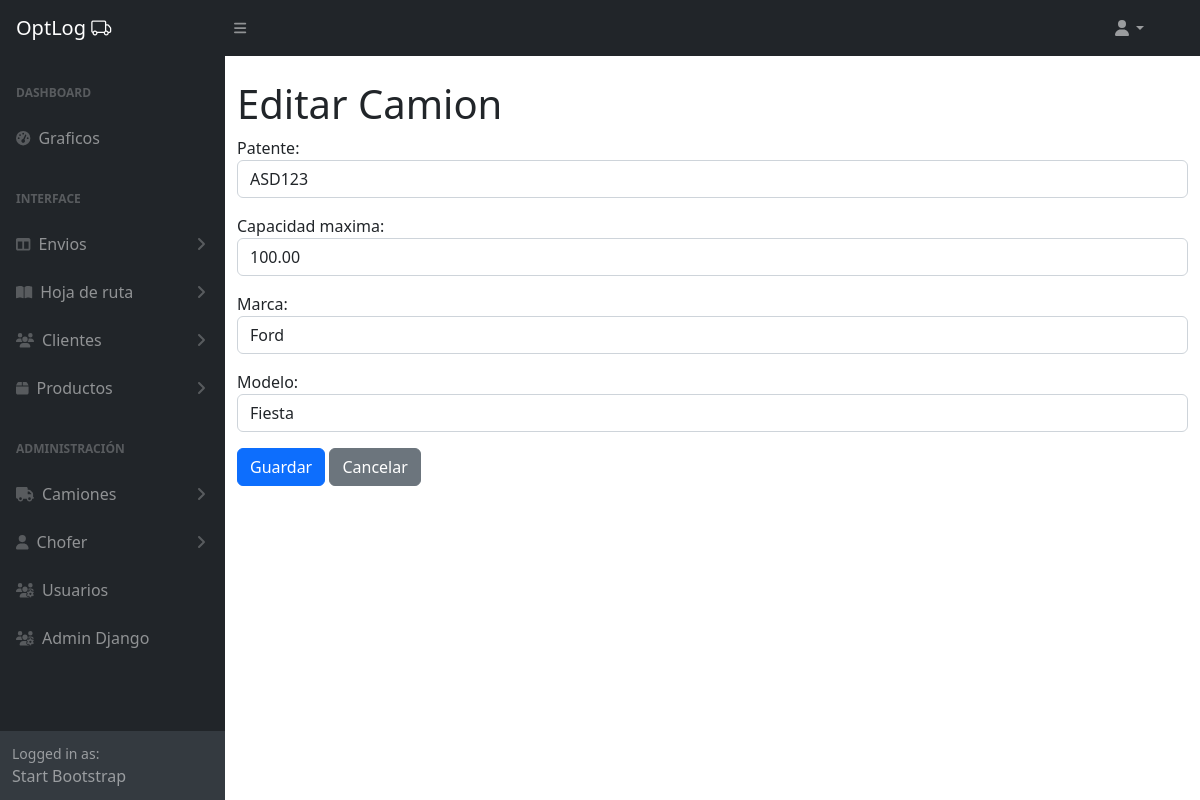
/camiones/admin-panel/camiones/1/edit/, run on the app's committed database.
### camiones/models.py (models this page shows, shortened)
class Camion(models.Model):
    patente = models.CharField(max_length=10)  # Patente del camión
    capacidad_maxima = models.DecimalField(max_digits=6, decimal_places=2)  # Capacidad máxima del camión en toneladas
    marca = models.CharField(max_length=50)  # Marca del camión
    modelo = models.CharField(max_length=50)  # Modelo del camión
    class Meta:
        verbose_name = 'Camión'
        verbose_name_plural = 'Camiones'

### camiones/views.py (the view)
# urls.py: path('admin-panel/camiones/<int:pk>/edit/', CamionUpdateView.as_view(), name='camion_edit'),
class CamionUpdateView(UpdateView):
    model = Camion
    form_class = CamionForm
    template_name = 'camiones/camion_form.html'
    success_url = reverse_lazy('camiones:camiones_list')

### camiones/forms.py
class CamionForm(forms.ModelForm):
    class Meta:
        model = Camion
        fields = '__all__'
        widgets = {
            'patente': forms.TextInput(attrs={'class': 'form-control'}),
            'capacidad_maxima': forms.NumberInput(attrs={'class': 'form-control'}),
            'marca': forms.TextInput(attrs={'class': 'form-control'}),
            'modelo': forms.TextInput(attrs={'class': 'form-control'}),
        }

### camiones/templates/camiones/camion_form.html (shortened to what this page needs)
{% extends 'core/base_admin.html' %}
{% block main %}
      <div class="container mt-4">
        <h1>{% if object %}Editar Camion{% else %}Crear Camion{% endif %}</h1>
        <form method="post">
            {{ form.as_p }}
            <button type="submit" class="btn btn-primary">Guardar</button>
            <a href="{% url 'camiones:camiones_list' %}" class="btn btn-secondary">Cancelar</a>
          </form>
        </div>
        {% endblock main %}

### data on the page
Camion: patente "ASD123", capacidad_maxima "100.00", marca "Ford", modelo "Fiesta"
